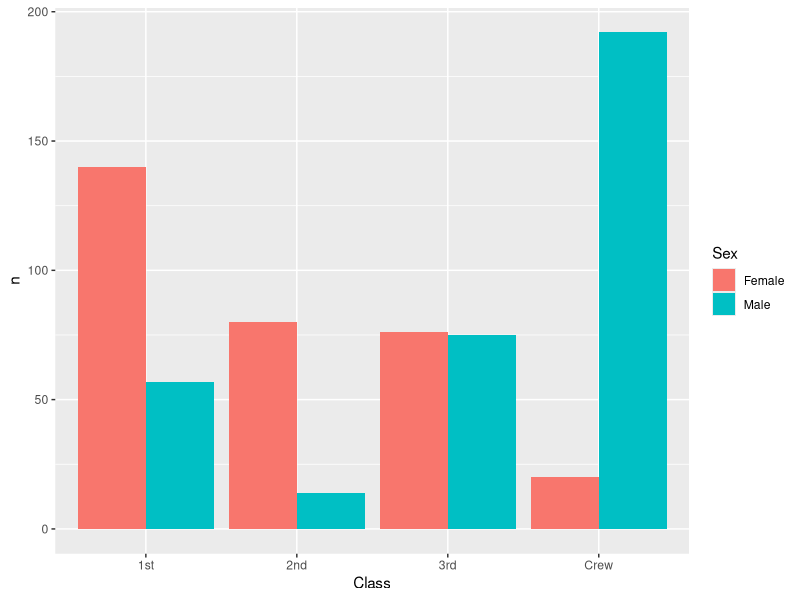
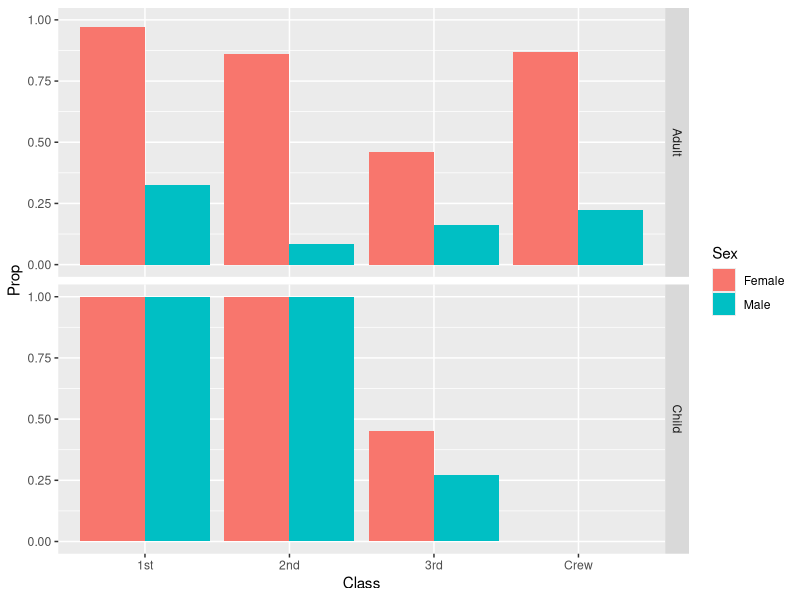
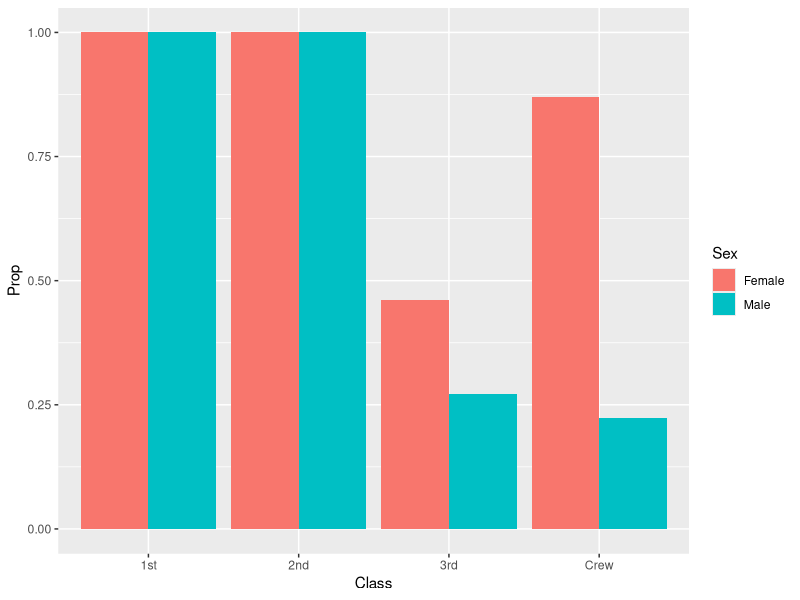
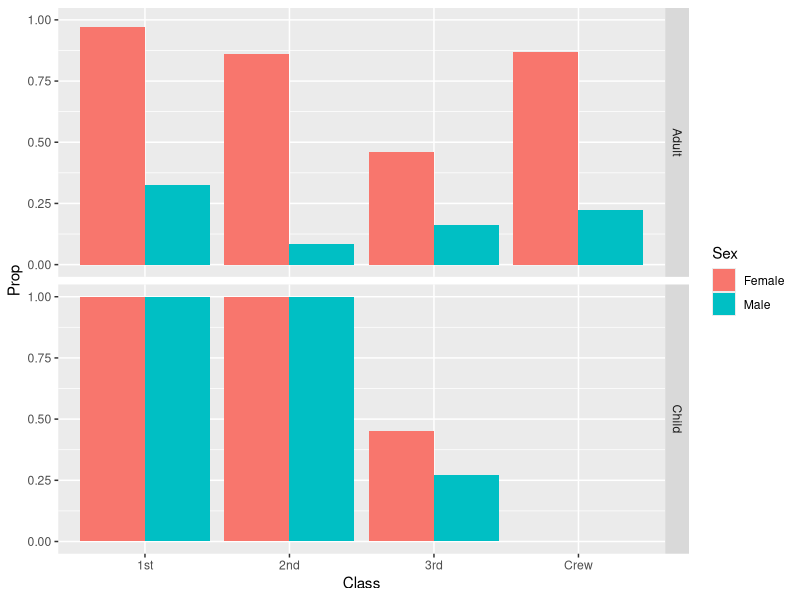

Recreate these plots in R, in order.
## ---- chunk 1
library(tidyverse)

df_titanic <- as_tibble(Titanic)
## ---- chunk 2
## TASK: Perform a `glimpse` of df_titanic
df_titanic
## ---- chunk 3
## NOTE: No need to edit! We'll cover how to
## do this calculation in a later exercise.
df_titanic %>% summarize(total = sum(n))
## ---- chunk 4
## TASK: Visualize counts against `Class` and `Sex`
df_titanic %>% filter(Survived=='Yes') %>%
  ggplot(aes(x=Class,y=n,fill=Sex))+
  geom_col(position='dodge')
## ---- chunk 5
## NOTE: No need to edit! We'll cover how to
## do this calculation in a later exercise.
df_prop <-
  df_titanic %>%
  group_by(Class, Sex, Age) %>%
  mutate(
    Total = sum(n),
    Prop = n / Total
  ) %>%
  ungroup()
df_prop
## ---- chunk 6

df_prop %>% filter(Survived=='Yes') %>%
  ggplot(aes(x=Class,y=Prop,fill=Sex))+
  geom_col(position='dodge')+
  facet_grid('Age')
## ---- chunk 7
df_prop %>% filter(Survived=='Yes') %>%
  ggplot(aes(x=Class,y=Prop,fill=Sex))+
  geom_col(position='dodge')
## ---- chunk 8
df_prop %>% filter(Survived=='Yes') %>%
  ggplot(aes(x=Class,y=Prop,fill=Sex))+
  geom_col(position='dodge')+
  facet_grid('Age')
